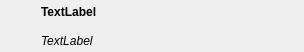
<?xml version="1.0" encoding="UTF-8"?>
<ui version="4.0">
 <class>QuickRefDataWidget</class>
 <widget class="QWidget" name="QuickRefDataWidget">
  <property name="geometry">
   <rect>
    <x>0</x>
    <y>0</y>
    <width>304</width>
    <height>52</height>
   </rect>
  </property>
  <property name="sizePolicy">
   <sizepolicy hsizetype="MinimumExpanding" vsizetype="Fixed">
    <horstretch>0</horstretch>
    <verstretch>0</verstretch>
   </sizepolicy>
  </property>
  <property name="windowTitle">
   <string>Form</string>
  </property>
  <layout class="QHBoxLayout" name="horizontalLayout">
   <property name="leftMargin">
    <number>5</number>
   </property>
   <property name="topMargin">
    <number>0</number>
   </property>
   <property name="rightMargin">
    <number>0</number>
   </property>
   <property name="bottomMargin">
    <number>0</number>
   </property>
   <item>
    <widget class="QLabel" name="lblIcon">
     <property name="sizePolicy">
      <sizepolicy hsizetype="Fixed" vsizetype="Fixed">
       <horstretch>0</horstretch>
       <verstretch>0</verstretch>
      </sizepolicy>
     </property>
     <property name="minimumSize">
      <size>
       <width>30</width>
       <height>30</height>
      </size>
     </property>
     <property name="baseSize">
      <size>
       <width>30</width>
       <height>30</height>
      </size>
     </property>
     <property name="autoFillBackground">
      <bool>false</bool>
     </property>
     <property name="text">
      <string/>
     </property>
    </widget>
   </item>
   <item>
    <layout class="QVBoxLayout" name="verticalLayout">
     <item>
      <widget class="QLabel" name="lblTitle">
       <property name="sizePolicy">
        <sizepolicy hsizetype="Preferred" vsizetype="Minimum">
         <horstretch>0</horstretch>
         <verstretch>0</verstretch>
        </sizepolicy>
       </property>
       <property name="minimumSize">
        <size>
         <width>0</width>
         <height>13</height>
        </size>
       </property>
       <property name="font">
        <font>
         <weight>75</weight>
         <bold>true</bold>
        </font>
       </property>
       <property name="text">
        <string>TextLabel</string>
       </property>
      </widget>
     </item>
     <item>
      <widget class="QLabel" name="lblSubtitle">
       <property name="sizePolicy">
        <sizepolicy hsizetype="Preferred" vsizetype="Minimum">
         <horstretch>0</horstretch>
         <verstretch>0</verstretch>
        </sizepolicy>
       </property>
       <property name="minimumSize">
        <size>
         <width>0</width>
         <height>13</height>
        </size>
       </property>
       <property name="font">
        <font>
         <italic>true</italic>
        </font>
       </property>
       <property name="text">
        <string>TextLabel</string>
       </property>
      </widget>
     </item>
    </layout>
   </item>
  </layout>
 </widget>
 <resources/>
 <connections/>
</ui>
